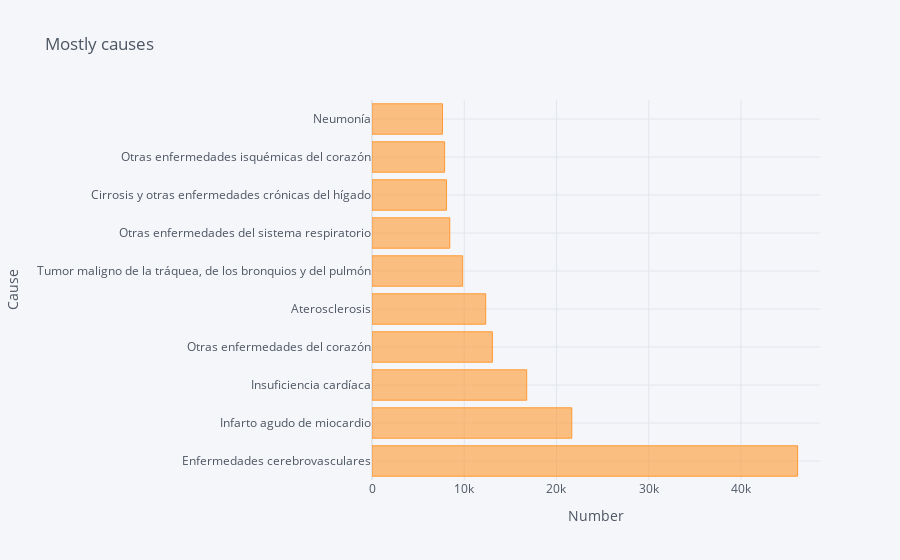

The code cell stored with this chart in its notebook:
### Markdown cell above
## ...and finally, show me some insights with Plotly!!!

### Code cell
# Cufflinks histogram

year = 1982
age = 'Todas las edades'
sex = 'Total'
cause = 'Single cause'
mask = (deaths['Periodo'] == year) & (deaths['Edad'] == age) & (deaths['Sexo'] == sex) & (deaths['cause_group'] == cause)
               
deaths_year_age_sex = deaths[mask]
deaths_sorted = deaths_year_age_sex.sort_values('Total', ascending=False).head(10)
deaths_sorted

deaths_sorted.iplot(kind='barh',
                    x='cause_name',
                    y='Total',
                    title='Mostly causes',
                    yTitle='Cause',
                    xTitle='Number')

### Figure 1 — Plotly figure (JSON) as saved in the notebook; plotly's stock layout.template omitted (floating-point values rounded to 4 significant figures)
{"data": [{"marker": {"color": "rgba(255, 153, 51, 0.6)", "line": {"color": "rgba(255, 153, 51, 1.0)", "width": 1}}, "name": "Total", "orientation": "h", "text": "", "type": "bar", "x": [46138, 21658, 16769, 13052, 12326, 9828, 8432, 8081, 7871, 7644], "y": ["Enfermedades cerebrovasculares", "Infarto agudo de miocardio", "Insuficiencia cardíaca", "Otras enfermedades del corazón", "Aterosclerosis", "Tumor maligno de la tráquea, de los bronquios y del pulmón", "Otras enfermedades del sistema respiratorio", "Cirrosis y otras enfermedades crónicas del hígado", "Otras enfermedades isquémicas del corazón", "Neumonía"]}], "layout": {"legend": {"bgcolor": "#F5F6F9", "font": {"color": "#4D5663"}}, "paper_bgcolor": "#F5F6F9", "plot_bgcolor": "#F5F6F9", "title": {"font": {"color": "#4D5663"}, "text": "Mostly causes"}, "xaxis": {"gridcolor": "#E1E5ED", "showgrid": true, "tickfont": {"color": "#4D5663"}, "title": {"font": {"color": "#4D5663"}, "text": "Number"}, "zerolinecolor": "#E1E5ED"}, "yaxis": {"gridcolor": "#E1E5ED", "showgrid": true, "tickfont": {"color": "#4D5663"}, "title": {"font": {"color": "#4D5663"}, "text": "Cause"}, "zerolinecolor": "#E1E5ED"}}}
